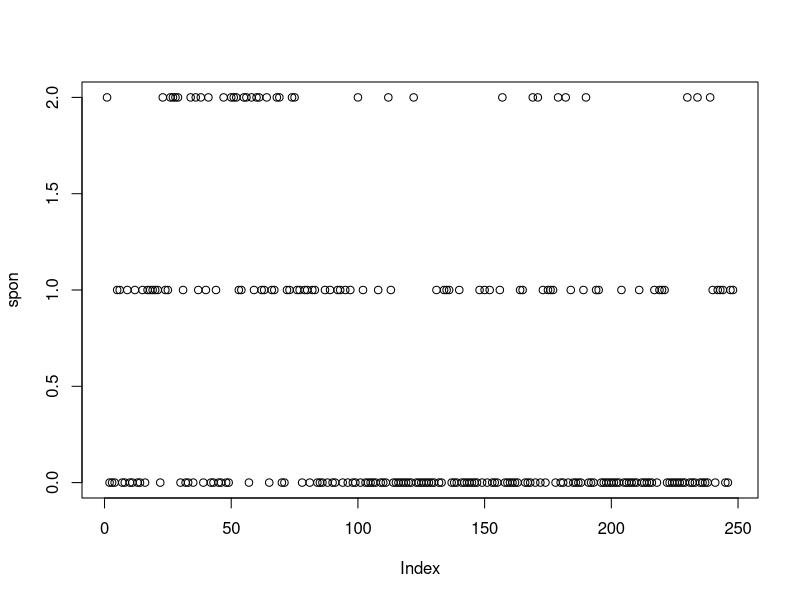
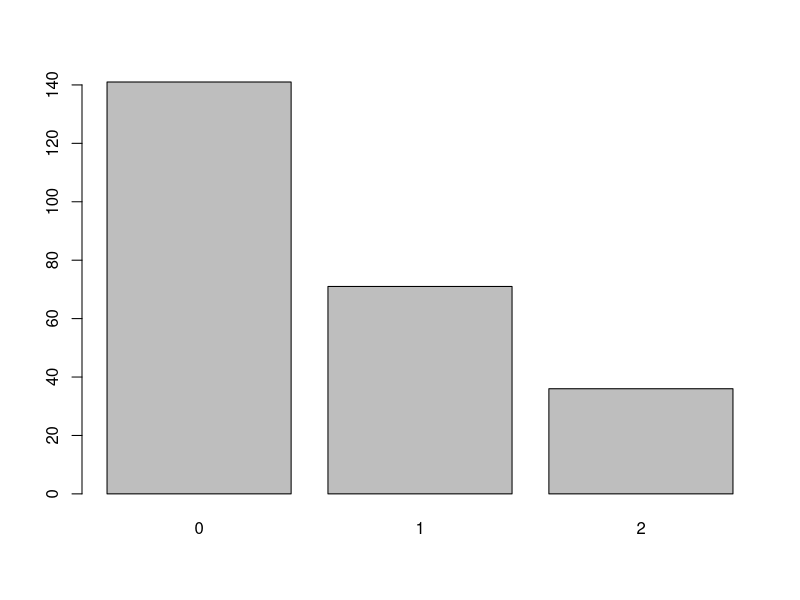
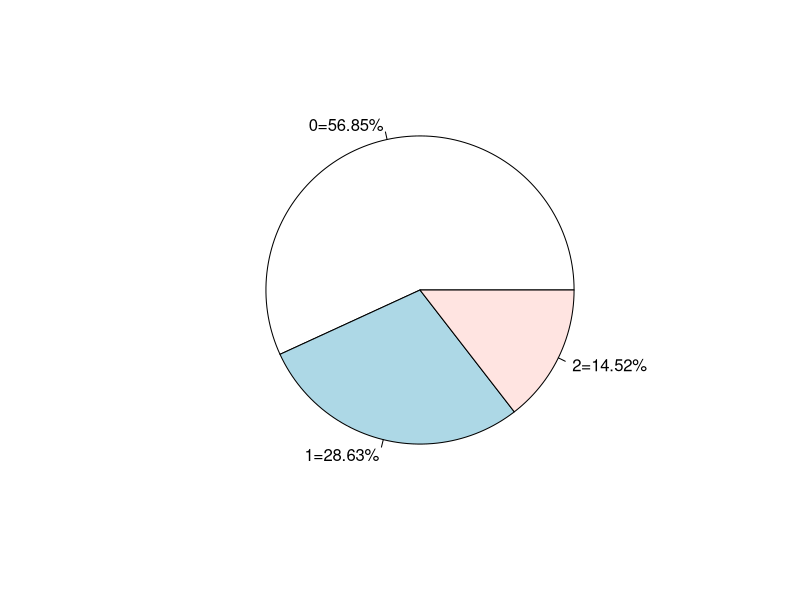

R code for these plots, in order: (Note: this script raises an error after producing the figures.)
#介紹R視覺化單變量圖，也就是一維數據可視化
#plot圖會根據x,y輸入的不同而有不同的顯示情況
spon <- infert$spontaneous; mode(spon)  #資料型態為數值向量
plot(spon)  #plot圖如果收到一個數值向量時，會呈現散佈圖，看不出什麼特徵
#分別把資料中的spon[1],spon[2]呈現在圖上，(1,spon[1])、(2,spon[2])等等
spon <- as.factor(spon)
plot(spon) #如果收到類別向量(levels)或字串向量，會呈現直方圖，計算每個類別數量
#第一張圖當然比第二張圖好理解許多，這是因為我們將spon進行類別分類了
table(spon)
#所以R才能理解要根據levels進行分類
#測量尺度分類為四種量尺
#名目尺度(nominal scale):主要進行區分類別，給予每個類別名稱以供辨識，屬於離散
#Ex:組別、性別、宗教、科系等等
#順序尺度(ordinal scale):依特徵或屬性大小排成高低，可以相互比較，屬於離散
#Ex:名次、年級等等
#區間尺度(interval scale):除了具備上述類別名稱以及排序外，距離必須相同，連續
#Ex:成績0~100分依照20分類都是等距的，所以可以計算mean、sd，另外還有溫度等等
#比例尺度(ratio scale):跟區間不同於沒有絕對零點的性質，也就是沒有負值可以從零計算起
#Ex:身高、體重、薪水、年齡等等，數值間具有絕對意義
#絕對零點：溫度如果是0度，我們無法解釋為毫無溫度，只能解釋為低溫
#薪水有基本薪資這種絕對零點
#所以第二張圖是屬於順序尺度
spons <- table(spon); percent <- spons / sum(spons) * 100 ;percent <- round(percent, digits = 2)
pp <- paste0(names(spons), "=", percent, sep = "%")
pie(spons, labels = pp) 
#pie圓餅圖需要名稱和個數比率，需要先用table計算類別數量
pie(spon) #無法直接輸入factor

install.packages("plotrix") 
library(plotrix) 
pie3D(spons, labels = pp) #3D圓餅圖

#介紹直方圖histograms，直方圖歸類於連續型，所以只能接受區間尺度與比例尺度
age <- infert$age
x <- hist(age)
hist(age, breaks = 5)#年齡屬於比例尺度，所以可以呈現出直方圖
x #輸入假設變數顯示組距、次數、個數比率、組中位數、等距 等等資訊
#當知道了組距就能透過cut函數中的breaks來分類
cut(age, breaks = x$breaks) %>% plot() #輸入plot就能了解組距情況
cut(age, breaks = quantile(age)) %>% plot() #也能用四分位距來分類

density(age) %>% plot() #也可以用密度來顯示
#可以看出波峰、波谷、偏態、峰度、離群值等等，上式有正偏態的情形
#如何看出正偏態？ 偏態係數'γ'>0為正偏,'γ'=0為不偏,'γ'<0為負偏
#由動差法得知偏態係數µ3/σ^3為0.2239，所以為正偏態，基本上≈0也可以看做不偏態
#如何看出峰態？ 峰態係數'κ'>3為高峽峰,'κ'=0為常態峰,'κ'<3為低闊峰
#由動差法得知峰態係數µ4/σ^4為2.3008，所以為低闊峰

#其實直接用density函數來畫圖是類似估計的方法，我們在density沒辦法做breaks動作
#當樣本要趨近母體時，假設我們關心的一個數在觀察中出現了
#我們認為他出現的概率很大，所以和這一數較近的數出現概率也會不小，較遠則較小
#我們會希望畫出來的密度圖接近每個年紀所佔的比率
x$density #直方圖的density就是我們希望趨近的比率
#基於這種想法，我們能畫出密度圖
par(mfrow = c(1,2))
    hist(age)+ plot(density(age))
#這種用density來模擬真實情形的方法就叫做'核密度估計'(Kernel Density Estimation)
hist(age)+ plot(density(age, bw = 0.5))
?density #透過bw來設定曲線平滑度，寬度愈小則出現的峰愈多
#那我們到底該怎麼設定bandwidth的值呢？
#help中默認bw參數使用"nrd0"方法，不過"SJ"顯示出來更為精確
hist(age)+ plot(density(age, bw = "SJ"))

class(sunspot.year) #型態為時間序列ts
plot(sunspot.year) #針對時間序列的plot，type為"l"
y <- tail(sunspot.year, 100) 
plot(y);lines(y) #lines功能就是在原本plot上畫上type = "l"的線
#plot,hist,ggplot這種稱為高階繪圖函數，另起新圖
#lines,points稱為低階繪圖函數，修飾原圖
axis(2, at = seq(10, 200, 10), labels = seq(10, 200, 10))
#添加y軸數值axis.y

paste("123", LETTERS[1:5]) #paste函數默認在每個x後面有空格
paste0("123", LETTERS[1:5]) #paste0函數默認在每個x後面為空
paste("123","456",sep = ",") #sep加在字符串中間
paste0("123","456",sep = ",") #sep加在每組字符串後面
paste0(c("123","456"),sep = ",")



